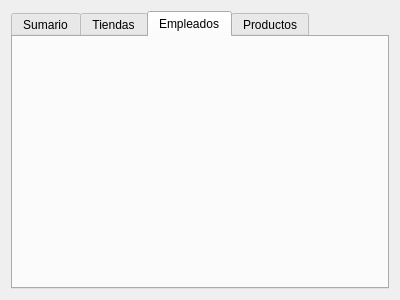
<?xml version="1.0" encoding="UTF-8"?>
<ui version="4.0">
 <class>Form</class>
 <widget class="QWidget" name="Form">
  <property name="geometry">
   <rect>
    <x>0</x>
    <y>0</y>
    <width>400</width>
    <height>300</height>
   </rect>
  </property>
  <property name="windowTitle">
   <string>Administración</string>
  </property>
  <layout class="QGridLayout" name="gridLayout">
   <item row="0" column="0">
    <widget class="QTabWidget" name="tab_widget">
     <property name="currentIndex">
      <number>2</number>
     </property>
     <widget class="QWidget" name="summary_tab">
      <attribute name="title">
       <string>Sumario</string>
      </attribute>
     </widget>
     <widget class="QWidget" name="stores_tab">
      <attribute name="title">
       <string>Tiendas</string>
      </attribute>
      <layout class="QGridLayout" name="gridLayout_2">
       <item row="0" column="0" colspan="3">
        <widget class="QTableView" name="table_view"/>
       </item>
       <item row="1" column="0">
        <widget class="QPushButton" name="create_button">
         <property name="text">
          <string>Agregar</string>
         </property>
        </widget>
       </item>
       <item row="1" column="1">
        <widget class="QPushButton" name="update_button">
         <property name="text">
          <string>Editar</string>
         </property>
        </widget>
       </item>
       <item row="1" column="2">
        <widget class="QPushButton" name="delete_button">
         <property name="text">
          <string>Borrar</string>
         </property>
        </widget>
       </item>
      </layout>
     </widget>
     <widget class="QWidget" name="employees_tab">
      <attribute name="title">
       <string>Empleados</string>
      </attribute>
     </widget>
     <widget class="QWidget" name="products_tab">
      <attribute name="title">
       <string>Productos</string>
      </attribute>
     </widget>
    </widget>
   </item>
  </layout>
 </widget>
 <resources/>
 <connections/>
</ui>
